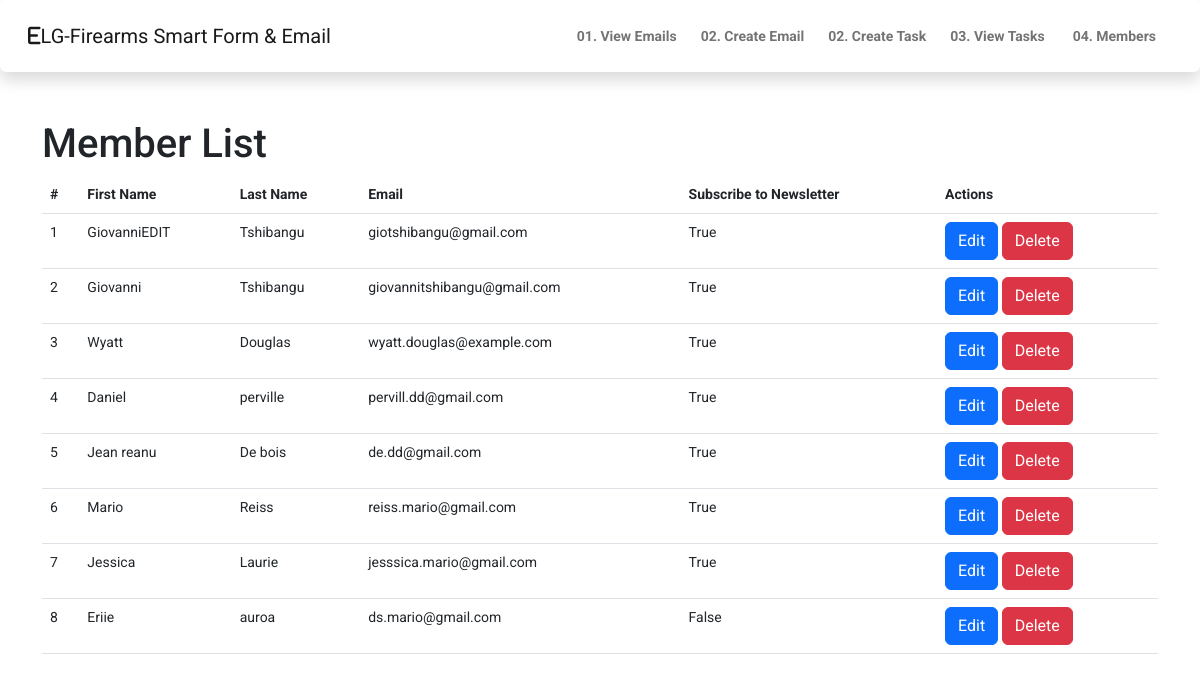
Screenshot of /master/view_members with the database file from the repository.
### smart_formApp/models.py (models this page shows, shortened)
class User(models.Model):
    first_name = models.CharField(max_length=100)
    last_name = models.CharField(max_length=100)
    email = models.EmailField()
    email_agreements = models.BooleanField(default=True)
    subscribe_to_newsletter = models.BooleanField(default=False,blank=True)
    created_at = models.DateTimeField(auto_now_add=True)

### smart_emailApp/views.py (the view)
# urls.py: path('view_members', views.member_view, name='view_members'),
def member_view(request):
    limit = 100
    users = User.objects.all()[:limit]
    return render(request, 'smartemail/member_view.html', {'users': users})

### templates/smartemail/member_view.html
{% extends "nav.html" %}
{% load static %}
{% block navbar %}
    <div class="container mt-3">
        <h1>Member List</h1>
        <table class="table">
            <thead>
                <tr>
                    <th>#</th>
                    <th>First Name</th>
                    <th>Last Name</th>
                    <th>Email</th>
                    <th>Subscribe to Newsletter</th>
                    <th>Actions</th>
                </tr>
            </thead>
            <tbody>
                {% for user in users %}
                    <tr>
                        <td>{{ forloop.counter }}</td>
                        <td>{{ user.first_name }}</td>
                        <td>{{ user.last_name }}</td>
                        <td>{{ user.email }}</td>
                        <td>{{ user.subscribe_to_newsletter }}</td>
                        <td>
                            <a href="{% url 'edit_user' user.id %}" class="btn btn-primary">Edit</a>
                            <a href="{% url 'delete_user' user.id %}" class="btn btn-danger">Delete</a>
                        </td>
                    </tr>
                {% empty %}
                    <tr>
                        <td colspan="7">No users found.</td>
                    </tr>
                {% endfor %}
            </tbody>
        </table>
    </div>
{% endblock %}

### static/css/base.css (style rules this page uses)
body, .navbar, .dropdown-menu { background-color: white !important; font-family: 'Roboto'; font-size: 14px; }

### rows the page displays
User: first_name "GiovanniEDIT", last_name "Tshibangu", email "giotshibangu@gmail.com", subscribe_to_newsletter "True"
User: first_name "Giovanni", last_name "Tshibangu", email "giovannitshibangu@gmail.com", subscribe_to_newsletter "True"
User: first_name "Wyatt", last_name "Douglas", email "wyatt.douglas@example.com", subscribe_to_newsletter "True"
User: first_name "Daniel", last_name "perville", email "pervill.dd@gmail.com", subscribe_to_newsletter "True"
User: first_name "Jean reanu", last_name "De bois", email "de.dd@gmail.com", subscribe_to_newsletter "True"
User: first_name "Mario", last_name "Reiss", email "reiss.mario@gmail.com", subscribe_to_newsletter "True"
User: first_name "Jessica", last_name "Laurie", email "jesssica.mario@gmail.com", subscribe_to_newsletter "True"
User: first_name "Eriie", last_name "auroa", email "ds.mario@gmail.com", subscribe_to_newsletter "False"
